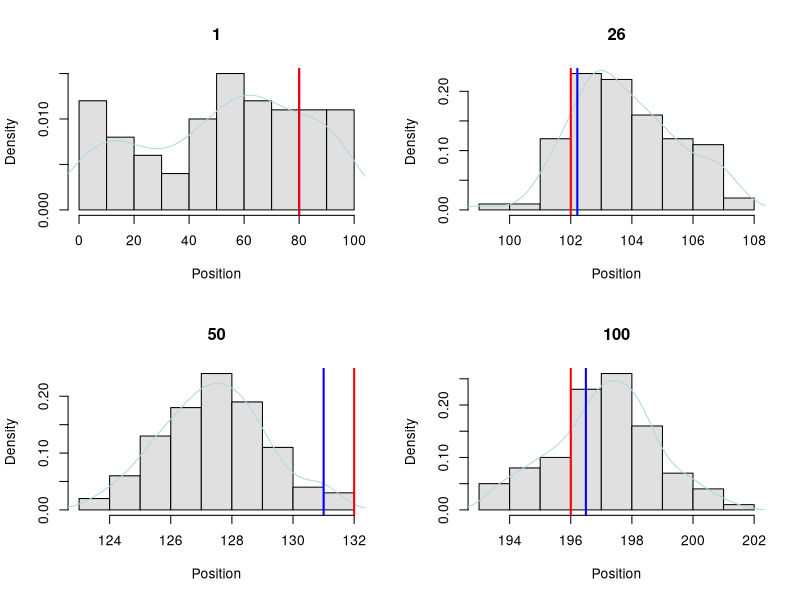
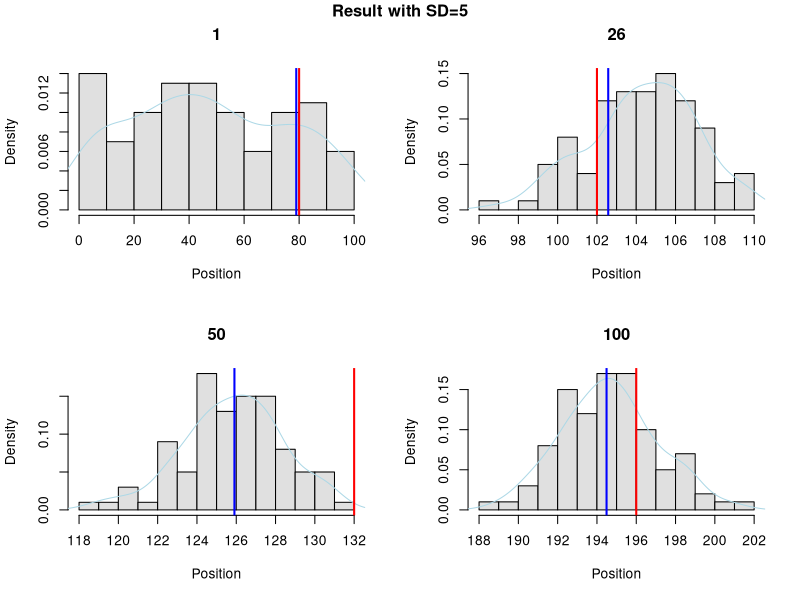
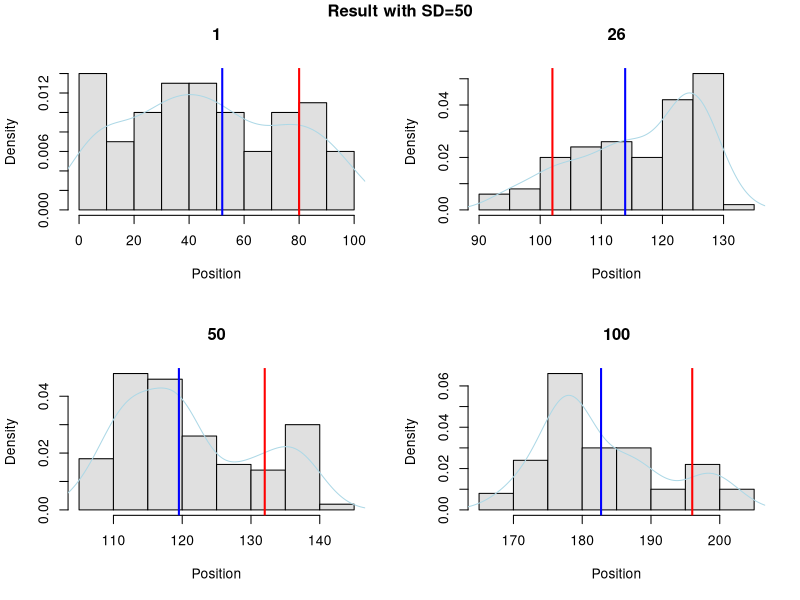
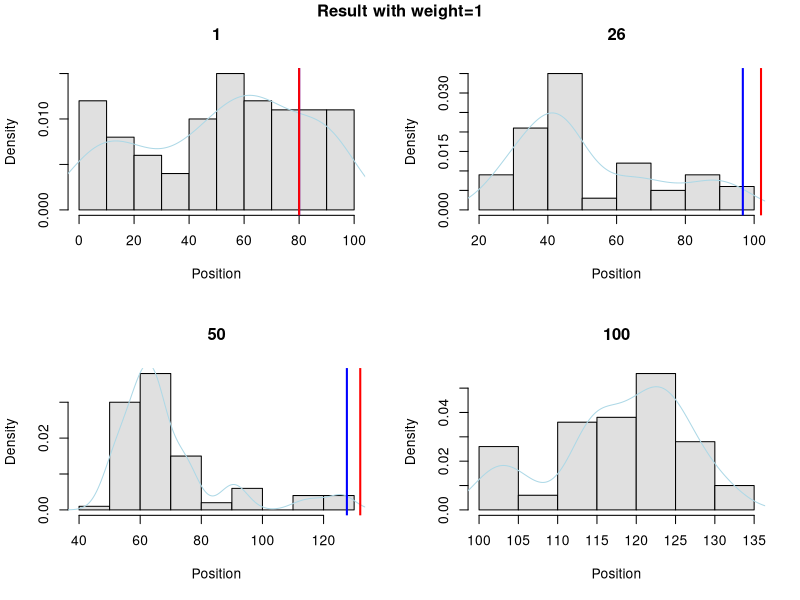

Recreate these plots in R, in order.
## ---- chunk 1
knitr::opts_chunk$set(echo = TRUE)
## ---- chunk 2

# 1.

# T = 100
Tsteps <- 100

# Vectors for true states and observations
Tstates <- c()
obs <- c()

# Initial model
set.seed(123456) # seed for reproducible results
init <- round(runif(1, 0, 100))

# simulation of 100 time steps
set.seed(123456)
for(i in 1:Tsteps){
  
  if (i==1){
    Tstates[1] <- init
  }else{
    # select one model of mixtures
    mix_comp2 <- sample((0:2),1)
    Tstates[i] <- round(rnorm(1, Tstates[i-1]+mix_comp2, 1))  
  }
  
  # select one model of mixtures
  mix_comp <- sample((-1:1),1)
  # observation 
  obs[i] <- round(rnorm(1, Tstates[i]+mix_comp, 1))
}

# Print the results
list("True_location"=Tstates, "Expected_location"=obs)
## ---- chunk 3

# particle filter

# transition model
trans_model <- function(z){
  iter <- length(z)
  res <- c()
  
  for(i in 1:iter){
    mix_comp <- sample((0:2), 1)
    res[i] <- rnorm(1, z[i]+mix_comp, 1)
  }
  res
}

# density function
den_fun <- function(mean, input, sd){
  (dnorm(x=input, mean=mean, sd=sd)+
   dnorm(x=input, mean=mean+1, sd=sd)+
   dnorm(x=input, mean=mean-1, sd=sd))/3
}

# 100 particles
num_parti <- 100

particle <- function(weight=TRUE, sd=1){
  
  # lists for storing weights and particles
  Zn <- list()
  Wn <- list()
  
  # 100 samples
  Zn[[1]] <- runif(num_parti, 0 ,100)
  
  for(i in 1:Tsteps){
    
    numer <- sapply(X = Zn[[i]], FUN = den_fun, input=obs[i], sd=sd)
    Wn[[i]] <- numer / sum(numer)
    
    if(i==Tsteps){break}
    
    # correction and prediction
    if(weight==TRUE){
      ind <- sample(1:num_parti, 100, replace=TRUE, prob=Wn[[i]])
    }else{
      ind <- sample(1:num_parti, 100, replace=TRUE)
    }
    
    # new particle
    Zn[[i+1]] <- trans_model(Zn[[i]][ind])
  }
  list("Weights"=Wn, "Particles"=Zn)
}

res <- particle()

parti_plot <- function(res){
  Wn <- res$Weights
  Zn <- res$Particles
  
  par(mfrow=c(2,2))
  for(i in c(1,26,50,100)){
    hist(Zn[[i]], freq = FALSE, col="grey88", breaks=10,
         main=i, xlab="Position")
    lines(density(Zn[[i]]), col="lightblue")
    abline(v=sum(Wn[[i]]*Zn[[i]]), col="blue", lwd=2) # Prediction
    abline(v=Tstates[i], col="Red", lwd=2) # True State
  }
}

parti_plot(res)
## ---- chunk 4

# 2.

# simulation of 100 time steps with sd=5
set.seed(123456)
for(i in 1:Tsteps){
  
  # select one model of mixtures
  mix_comp <- sample((-1:1),1)
  # observation 
  obs[i] <- round(rnorm(1, Tstates[i]+mix_comp, 5))
}

# result with SD=5
res5 <- particle(sd=5)
parti_plot(res5)
title("Result with SD=5", outer=TRUE, line=-1)


# simulation of 100 time steps with sd=50
set.seed(123456)
for(i in 1:Tsteps){
  
  # select one model of mixtures
  mix_comp <- sample((-1:1),1)
  # observation 
  obs[i] <- round(rnorm(1, Tstates[i]+mix_comp, 50))
}

# result with SD=50
res50 <- particle(sd=50)
parti_plot(res50)
title("Result with SD=50", outer=TRUE, line=-1)
## ---- chunk 5

# 3. 

# To use same True state and obs for Q3 as Q1
set.seed(123456)
for(i in 1:Tsteps){
  
  if (i==1){
    Tstates[1] <- init
  }else{
    # select one model of mixtures
    mix_comp2 <- sample((0:2),1)
    Tstates[i] <- round(rnorm(1, Tstates[i-1]+mix_comp2, 1))  
  }
  
  # select one model of mixtures
  mix_comp <- sample((-1:1),1)
  # observation 
  obs[i] <- round(rnorm(1, Tstates[i]+mix_comp, 1))
}

res_nofil <- particle(weight = FALSE)
parti_plot(res_nofil)
title("Result with weight=1", outer=TRUE, line=-1)

